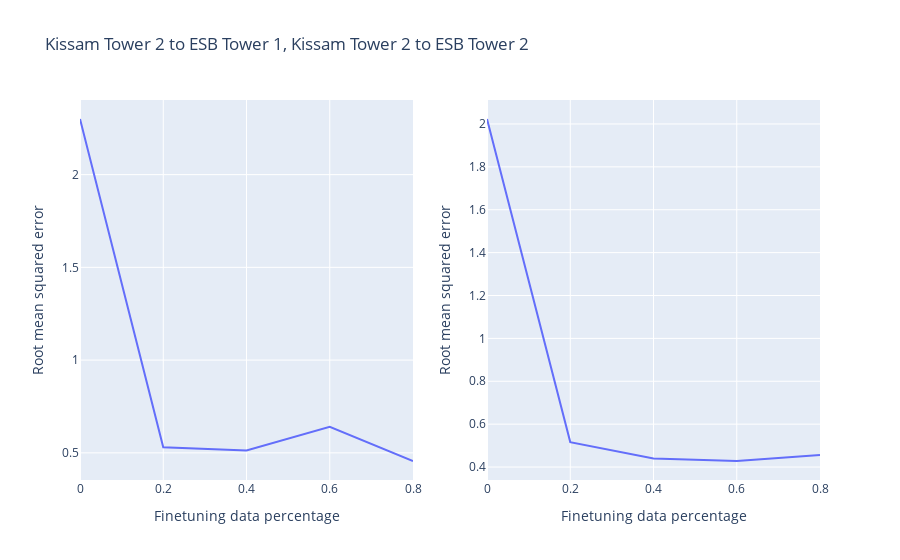

This figure's notebook cell:
### Code cell
fig1 = px.line(pd.DataFrame({'Finetuning data percentage': ft_percents, 'Root mean squared error': rmse_kissam2_esb1}), x='Finetuning data percentage', y='Root mean squared error', title='Root mean squared errors')

fig2 = px.line(pd.DataFrame({'Finetuning data percentage': ft_percents, 'Root mean squared error': rmse_kissam2_esb2}), x='Finetuning data percentage', y='Root mean squared error', title='Root mean squared errors')

# Create subplots with 1 row and 2 columns
figfinal = make_subplots(rows=1, cols=2)

# Add the figures to the subplots
figfinal.add_trace(fig1.data[0], row=1, col=1)
figfinal.update_xaxes(title_text="Finetuning data percentage", row=1, col=1)
figfinal.update_yaxes(title_text="Root mean squared error", row=1, col=1)

figfinal.add_trace(fig2.data[0], row=1, col=2)
figfinal.update_xaxes(title_text="Finetuning data percentage", row=1, col=2)
figfinal.update_yaxes(title_text="Root mean squared error", row=1, col=2)

figfinal.update_layout(title_text="Kissam Tower 2 to ESB Tower 1, Kissam Tower 2 to ESB Tower 2", showlegend=False)

# Show the plot
figfinal.show()
figfinal.write_html(f"../plots/interbuilding_transfers/Kissam2_to_ESB1&2_gradient_summer.html")

### Figure 1 — Plotly figure (JSON) as saved in the notebook; plotly's stock layout.template omitted (floating-point values rounded to 4 significant figures)
{"data": [{"hovertemplate": "Finetuning data percentage=%{x}<br>Root mean squared error=%{y}<extra></extra>", "legendgroup": "", "line": {"color": "#636efa", "dash": "solid"}, "marker": {"symbol": "circle"}, "mode": "lines", "name": "", "orientation": "v", "showlegend": false, "type": "scatter", "x": [0, 0.2, 0.4, 0.6, 0.8], "xaxis": "x", "y": [2.3, 0.5305, 0.5122, 0.6398, 0.456], "yaxis": "y"}, {"hovertemplate": "Finetuning data percentage=%{x}<br>Root mean squared error=%{y}<extra></extra>", "legendgroup": "", "line": {"color": "#636efa", "dash": "solid"}, "marker": {"symbol": "circle"}, "mode": "lines", "name": "", "orientation": "v", "showlegend": false, "type": "scatter", "x": [0, 0.2, 0.4, 0.6, 0.8], "xaxis": "x2", "y": [2.023, 0.5163, 0.44, 0.4282, 0.4562], "yaxis": "y2"}], "layout": {"showlegend": false, "title": {"text": "Kissam Tower 2 to ESB Tower 1, Kissam Tower 2 to ESB Tower 2"}, "xaxis": {"anchor": "y", "domain": [0, 0.45], "title": {"text": "Finetuning data percentage"}}, "xaxis2": {"anchor": "y2", "domain": [0.55, 1], "title": {"text": "Finetuning data percentage"}}, "yaxis": {"anchor": "x", "domain": [0, 1], "title": {"text": "Root mean squared error"}}, "yaxis2": {"anchor": "x2", "domain": [0, 1], "title": {"text": "Root mean squared error"}}}}
